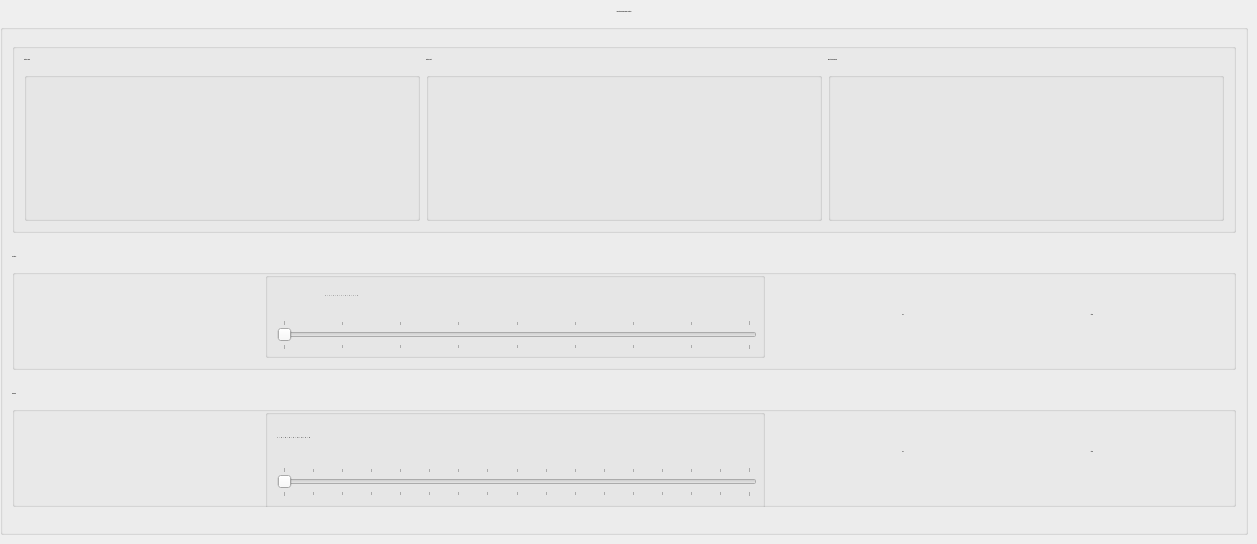
        <widget class="QWidget" name="Axial">
         <property name="minimumSize">
          <size>
           <width>0</width>
           <height>450</height>
          </size>
         </property>
         <attribute name="title">
          <string>Axial</string>
         </attribute>
         <widget class="QGroupBox" name="groupBox_24">
          <property name="geometry">
           <rect>
            <x>0</x>
            <y>10</y>
            <width>1248</width>
            <height>525</height>
           </rect>
          </property>
          <property name="minimumSize">
           <size>
            <width>1248</width>
            <height>525</height>
           </size>
          </property>
          <property name="maximumSize">
           <size>
            <width>16777215</width>
            <height>525</height>
           </size>
          </property>
          <property name="font">
           <font>
            <family>Arial</family>
            <pointsize>-1</pointsize>
            <italic>false</italic>
            <bold>true</bold>
           </font>
          </property>
          <property name="title">
           <string>Adjust Decompression Traction</string>
          </property>
          <property name="alignment">
           <set>Qt::AlignHCenter|Qt::AlignTop</set>
          </property>
          <property name="flat">
           <bool>false</bool>
          </property>
          <layout class="QVBoxLayout" name="verticalLayout_11">
           <property name="topMargin">
            <number>9</number>
           </property>
           <item>
            <widget class="QGroupBox" name="groupBox_37">
             <property name="maximumSize">
              <size>
               <width>16777215</width>
               <height>190</height>
              </size>
             </property>
             <property name="title">
              <string/>
             </property>
             <layout class="QHBoxLayout" name="horizontalLayout_14">
              <property name="topMargin">
               <number>9</number>
              </property>
              <item>
               <widget class="QGroupBox" name="groupBox_34">
                <property name="title">
                 <string>Control Slow</string>
                </property>
                <layout class="QVBoxLayout" name="verticalLayout_9">
                 <item>
                  <widget class="QPushButton" name="forward_axial_flexion_button">
                   <property name="font">
                    <font>
                     <family>Arial</family>
                     <pointsize>-1</pointsize>
                    </font>
                   </property>
                   <property name="icon">
                    <iconset>
                     <normalon>../media/images/buttons/up_1.png</normalon>
                    </iconset>
                   </property>
                   <property name="iconSize">
                    <size>
                     <width>121</width>
                     <height>70</height>
                    </size>
                   </property>
                   <property name="autoRepeat">
                    <bool>true</bool>
                   </property>
                   <property name="flat">
                    <bool>true</bool>
                   </property>
                  </widget>
                 </item>
                 <item>
                  <widget class="QPushButton" name="reverse_axial_flexion_button">
                   <property name="font">
                    <font>
                     <family>Arial</family>
                     <pointsize>-1</pointsize>
                    </font>
                   </property>
                   <property name="icon">
                    <iconset>
                     <normalon>../media/images/buttons/down_1.png</normalon>
                    </iconset>
                   </property>
                   <property name="iconSize">
                    <size>
                     <width>121</width>
                     <height>70</height>
                    </size>
                   </property>
                   <property name="flat">
                    <bool>true</bool>
                   </property>
                  </widget>
                 </item>
                </layout>
               </widget>
              </item>
              <item>
               <widget class="QGroupBox" name="groupBox_35">
                <property name="title">
                 <string>Control Fast</string>
                </property>
                <layout class="QVBoxLayout" name="verticalLayout_10">
                 <item>
                  <widget class="QPushButton" name="forward_fast_axial_flexion_button">
                   <property name="font">
                    <font>
                     <family>Arial</family>
                     <pointsize>-1</pointsize>
                    </font>
                   </property>
                   <property name="icon">
                    <iconset>
                     <normalon>../media/images/buttons/up_2.png</normalon>
                    </iconset>
                   </property>
                   <property name="iconSize">
                    <size>
                     <width>121</width>
                     <height>70</height>
                    </size>
                   </property>
                   <property name="autoRepeat">
                    <bool>true</bool>
                   </property>
                   <property name="flat">
                    <bool>true</bool>
                   </property>
                  </widget>
                 </item>
                 <item>
                  <widget class="QPushButton" name="reverse_fast_axial_flexion_button">
                   <property name="font">
                    <font>
                     <family>Arial</family>
                     <pointsize>-1</pointsize>
                    </font>
                   </property>
                   <property name="icon">
                    <iconset>
                     <normalon>../media/images/buttons/down_2.png</normalon>
                    </iconset>
                   </property>
                   <property name="iconSize">
                    <size>
                     <width>121</width>
                     <height>70</height>
                    </size>
                   </property>
                   <property name="autoRepeat">
                    <bool>true</bool>
                   </property>
                   <property name="flat">
                    <bool>true</bool>
                   </property>
                  </widget>
                 </item>
                </layout>
               </widget>
              </item>
              <item>
               <widget class="QGroupBox" name="groupBox_36">
                <property name="title">
                 <string>Reset Axial Flexion</string>
                </property>
                <widget class="QPushButton" name="reset_axial_flexion_button">
                 <property name="geometry">
                  <rect>
                   <x>130</x>
                   <y>60</y>
                   <width>121</width>
                   <height>70</height>
                  </rect>
                 </property>
                 <property name="font">
                  <font>
                   <family>Arial</family>
                   <pointsize>-1</pointsize>
                  </font>
                 </property>
                 <property name="icon">
                  <iconset>
                   <normalon>../media/images/buttons/restart.png</normalon>
                  </iconset>
                 </property>
                 <property name="iconSize">
                  <size>
                   <width>121</width>
                   <height>70</height>
                  </size>
                 </property>
                 <property name="flat">
                  <bool>true</bool>
                 </property>
                </widget>
               </widget>
              </item>
             </layout>
            </widget>
           </item>
           <item>
            <widget class="QGroupBox" name="groupBox_30">
             <property name="maximumSize">
              <size>
               <width>16777215</width>
               <height>115</height>
              </size>
             </property>
             <property name="title">
              <string>Location</string>
             </property>
             <layout class="QHBoxLayout" name="horizontalLayout_5">
              <item>
               <spacer name="horizontalSpacer_19">
                <property name="orientation">
                 <enum>Qt::Horizontal</enum>
                </property>
                <property name="sizeHint" stdset="0">
                 <size>
                  <width>40</width>
                  <height>20</height>
                 </size>
                </property>
               </spacer>
              </item>
              <item>
               <widget class="QLabel" name="axial_flexion_position_label">
                <property name="minimumSize">
                 <size>
                  <width>70</width>
                  <height>40</height>
                 </size>
                </property>
                <property name="maximumSize">
                 <size>
                  <width>80</width>
                  <height>60</height>
                 </size>
                </property>
                <property name="font">
                 <font>
                  <family>Arial</family>
                  <pointsize>-1</pointsize>
                 </font>
                </property>
                <property name="text">
                 <string/>
                </property>
                <property name="alignment">
                 <set>Qt::AlignCenter</set>
                </property>
               </widget>
              </item>
              <item>
               <spacer name="horizontalSpacer_17">
                <property name="orientation">
                 <enum>Qt::Horizontal</enum>
                </property>
                <property name="sizeHint" stdset="0">
                 <size>
                  <width>40</width>
                  <height>20</height>
                 </size>
                </property>
               </spacer>
              </item>
              <item>
               <widget class="QGroupBox" name="groupBox_31">
                <property name="maximumSize">
                 <size>
                  <width>500</width>
                  <height>100</height>
                 </size>
                </property>
                <property name="title">
                 <string/>
                </property>
                <layout class="QVBoxLayout" name="verticalLayout_5">
                 <property name="topMargin">
                  <number>0</number>
                 </property>
                 <property name="bottomMargin">
                  <number>0</number>
                 </property>
                 <item alignment="Qt::AlignHCenter">
                  <widget class="QLabel" name="axial_flexion_position_slider_label">
                   <property name="minimumSize">
                    <size>
                     <width>380</width>
                     <height>30</height>
                    </size>
                   </property>
                   <property name="maximumSize">
                    <size>
                     <width>480</width>
                     <height>30</height>
                    </size>
                   </property>
                   <property name="font">
                    <font>
                     <family>Arial</family>
                     <pointsize>-1</pointsize>
                    </font>
                   </property>
                   <property name="text">
                    <string> 0       |      1      |      2      |     3      |     4      |      5      |      6      |      7       |       8 </string>
                   </property>
                  </widget>
                 </item>
                 <item alignment="Qt::AlignHCenter">
                  <widget class="QSlider" name="axial_flexion_position_slider">
                   <property name="minimumSize">
                    <size>
                     <width>480</width>
                     <height>0</height>
                    </size>
                   </property>
                   <property name="maximumSize">
                    <size>
                     <width>480</width>
                     <height>30</height>
                    </size>
                   </property>
                   <property name="maximum">
                    <number>16</number>
                   </property>
                   <property name="singleStep">
                    <number>1</number>
                   </property>
                   <property name="pageStep">
                    <number>2</number>
                   </property>
                   <property name="value">
                    <number>0</number>
                   </property>
                   <property name="sliderPosition">
                    <number>0</number>
                   </property>
                   <property name="orientation">
                    <enum>Qt::Horizontal</enum>
                   </property>
                   <property name="tickPosition">
                    <enum>QSlider::TicksBothSides</enum>
                   </property>
                   <property name="tickInterval">
                    <number>2</number>
                   </property>
                  </widget>
                 </item>
                </layout>
               </widget>
              </item>
              <item>
               <spacer name="horizontalSpacer_16">
                <property name="orientation">
                 <enum>Qt::Horizontal</enum>
                </property>
                <property name="sizeHint" stdset="0">
                 <size>
                  <width>40</width>
                  <height>20</height>
                 </size>
                </property>
               </spacer>
              </item>
              <item>
               <widget class="QPushButton" name="axial_flexion_position_go_button">
                <property name="minimumSize">
                 <size>
                  <width>100</width>
                  <height>60</height>
                 </size>
                </property>
                <property name="font">
                 <font>
                  <family>Arial</family>
                  <pointsize>-1</pointsize>
                 </font>
                </property>
                <property name="text">
                 <string>Go</string>
                </property>
                <property name="iconSize">
                 <size>
                  <width>105</width>
                  <height>45</height>
                 </size>
                </property>
                <property name="autoRepeat">
                 <bool>true</bool>
                </property>
                <property name="flat">
                 <bool>true</bool>
                </property>
               </widget>
              </item>
              <item>
               <spacer name="horizontalSpacer_18">
                <property name="orientation">
                 <enum>Qt::Horizontal</enum>
                </property>
                <property name="sizeHint" stdset="0">
                 <size>
                  <width>40</width>
                  <height>20</height>
                 </size>
                </property>
               </spacer>
              </item>
              <item>
               <widget class="QPushButton" name="axial_flexion_position_stop_button">
                <property name="minimumSize">
                 <size>
                  <width>100</width>
                  <height>50</height>
                 </size>
                </property>
                <property name="maximumSize">
                 <size>
                  <width>100</width>
                  <height>60</height>
                 </size>
                </property>
                <property name="font">
                 <font>
                  <family>Arial</family>
                  <pointsize>-1</pointsize>
                 </font>
                </property>
                <property name="text">
                 <string>Stop</string>
                </property>
                <property name="iconSize">
                 <size>
                  <width>105</width>
                  <height>45</height>
                 </size>
                </property>
                <property name="autoRepeat">
                 <bool>true</bool>
                </property>
                <property name="flat">
                 <bool>true</bool>
                </property>
               </widget>
              </item>
              <item>
               <spacer name="horizontalSpacer_20">
                <property name="orientation">
                 <enum>Qt::Horizontal</enum>
                </property>
                <property name="sizeHint" stdset="0">
                 <size>
                  <width>40</width>
                  <height>20</height>
                 </size>
                </property>
               </spacer>
              </item>
             </layout>
            </widget>
           </item>
           <item>
            <widget class="QGroupBox" name="groupBox_33">
             <property name="minimumSize">
              <size>
               <width>0</width>
               <height>100</height>
              </size>
             </property>
             <property name="maximumSize">
              <size>
               <width>16777215</width>
               <height>115</height>
              </size>
             </property>
             <property name="title">
              <string>Pressure</string>
             </property>
             <layout class="QHBoxLayout" name="horizontalLayout_13">
              <item>
               <spacer name="horizontalSpacer_21">
                <property name="orientation">
                 <enum>Qt::Horizontal</enum>
                </property>
                <property name="sizeHint" stdset="0">
                 <size>
                  <width>40</width>
                  <height>20</height>
                 </size>
                </property>
               </spacer>
              </item>
              <item>
               <widget class="QLabel" name="axial_flexion_pressure_label">
                <property name="minimumSize">
                 <size>
                  <width>70</width>
                  <height>0</height>
                 </size>
                </property>
                <property name="maximumSize">
                 <size>
                  <width>80</width>
                  <height>60</height>
                 </size>
                </property>
                <property name="font">
                 <font>
                  <family>Arial</family>
                  <pointsize>-1</pointsize>
                 </font>
                </property>
                <property name="text">
                 <string/>
                </property>
                <property name="alignment">
                 <set>Qt::AlignCenter</set>
                </property>
               </widget>
              </item>
              <item>
               <spacer name="horizontalSpacer_22">
                <property name="orientation">
                 <enum>Qt::Horizontal</enum>
                </property>
                <property name="sizeHint" stdset="0">
                 <size>
                  <width>40</width>
                  <height>20</height>
                 </size>
                </property>
               </spacer>
              </item>
              <item>
               <widget class="QGroupBox" name="groupBox_32">
                <property name="minimumSize">
                 <size>
                  <width>500</width>
                  <height>100</height>
                 </size>
                </property>
                <property name="maximumSize">
                 <size>
                  <width>500</width>
                  <height>100</height>
                 </size>
                </property>
                <property name="title">
                 <string/>
                </property>
                <layout class="QVBoxLayout" name="verticalLayout_8">
                 <property name="topMargin">
                  <number>0</number>
                 </property>
                 <property name="bottomMargin">
                  <number>0</number>
                 </property>
                 <item>
                  <widget class="QLabel" name="axial_flexion_pressure_slider_label">
                   <property name="minimumSize">
                    <size>
                     <width>480</width>
                     <height>30</height>
                    </size>
                   </property>
                   <property name="maximumSize">
                    <size>
                     <width>480</width>
                     <height>30</height>
                    </size>
                   </property>
                   <property name="font">
                    <font>
                     <family>Arial</family>
                     <pointsize>-1</pointsize>
                    </font>
                   </property>
                   <property name="text">
                    <string> 0      |     10     |     20     |     30     |     40      |     50     |     60    |     70     |     80</string>
                   </property>
                  </widget>
                 </item>
                 <item>
                  <widget class="QSlider" name="axial_flexion_pressure_slider">
                   <property name="minimumSize">
                    <size>
                     <width>480</width>
                     <height>0</height>
                    </size>
                   </property>
                   <property name="maximumSize">
                    <size>
                     <width>480</width>
                     <height>30</height>
                    </size>
                   </property>
                   <property name="maximum">
                    <number>80</number>
                   </property>
                   <property name="singleStep">
                    <number>5</number>
                   </property>
                   <property name="pageStep">
                    <number>5</number>
                   </property>
                   <property name="value">
                    <number>0</number>
                   </property>
                   <property name="sliderPosition">
                    <number>0</number>
                   </property>
                   <property name="orientation">
                    <enum>Qt::Horizontal</enum>
                   </property>
                   <property name="tickPosition">
                    <enum>QSlider::TicksBothSides</enum>
                   </property>
                  </widget>
                 </item>
                </layout>
               </widget>
              </item>
              <item>
               <spacer name="horizontalSpacer_23">
                <property name="orientation">
                 <enum>Qt::Horizontal</enum>
                </property>
                <property name="sizeHint" stdset="0">
                 <size>
                  <width>40</width>
                  <height>20</height>
                 </size>
                </property>
               </spacer>
              </item>
              <item>
               <widget class="QPushButton" name="axial_flexion_pressure_go_button">
                <property name="minimumSize">
                 <size>
                  <width>100</width>
                  <height>50</height>
                 </size>
                </property>
                <property name="maximumSize">
                 <size>
                  <width>100</width>
                  <height>60</height>
                 </size>
                </property>
                <property name="font">
                 <font>
                  <family>Arial</family>
                  <pointsize>-1</pointsize>
                  <fontweight>Medium</fontweight>
                 </font>
                </property>
                <property name="text">
                 <string>Go</string>
                </property>
                <property name="iconSize">
                 <size>
                  <width>105</width>
                  <height>45</height>
                 </size>
                </property>
                <property name="autoRepeat">
                 <bool>true</bool>
                </property>
                <property name="flat">
                 <bool>true</bool>
                </property>
               </widget>
              </item>
              <item>
               <spacer name="horizontalSpacer_25">
                <property name="orientation">
                 <enum>Qt::Horizontal</enum>
                </property>
                <property name="sizeHint" stdset="0">
                 <size>
                  <width>40</width>
                  <height>20</height>
                 </size>
                </property>
               </spacer>
              </item>
              <item>
               <widget class="QPushButton" name="axial_flexion_pressure_stop_button">
                <property name="minimumSize">
                 <size>
                  <width>100</width>
                  <height>50</height>
                 </size>
                </property>
                <property name="maximumSize">
                 <size>
                  <width>100</width>
                  <height>60</height>
                 </size>
                </property>
                <property name="font">
                 <font>
                  <family>Arial</family>
                  <pointsize>-1</pointsize>
                  <fontweight>Medium</fontweight>
                 </font>
                </property>
                <property name="text">
                 <string>Stop</string>
                </property>
                <property name="iconSize">
                 <size>
                  <width>105</width>
                  <height>45</height>
                 </size>
                </property>
                <property name="autoRepeat">
                 <bool>true</bool>
                </property>
                <property name="flat">
                 <bool>true</bool>
                </property>
               </widget>
              </item>
              <item>
               <spacer name="horizontalSpacer_24">
                <property name="orientation">
                 <enum>Qt::Horizontal</enum>
                </property>
                <property name="sizeHint" stdset="0">
                 <size>
                  <width>40</width>
                  <height>20</height>
                 </size>
                </property>
               </spacer>
              </item>
             </layout>
            </widget>
           </item>
          </layout>
         </widget>
        </widget>
